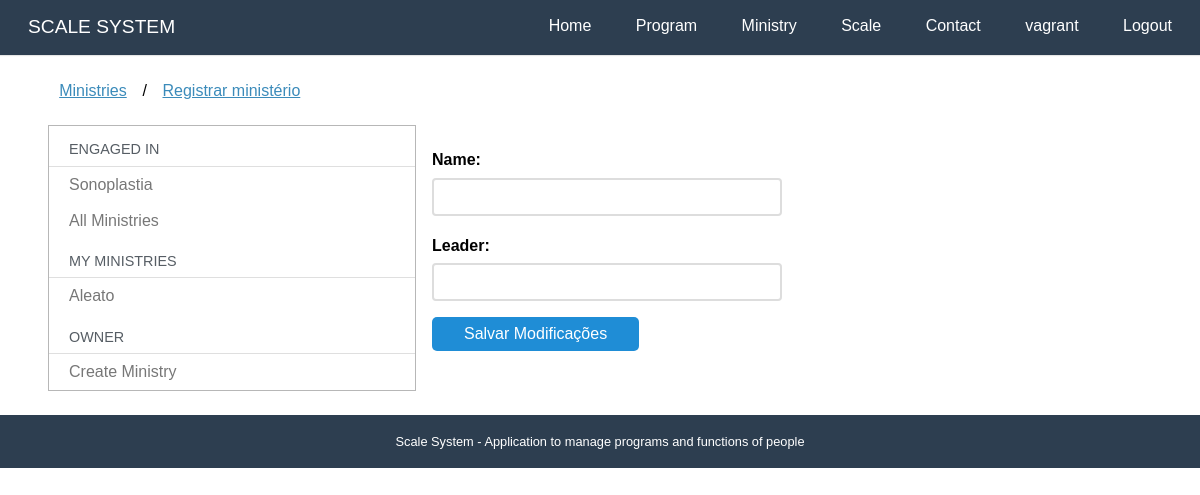
/ministries/register (signed in), run on an earlier commit of the app's database.
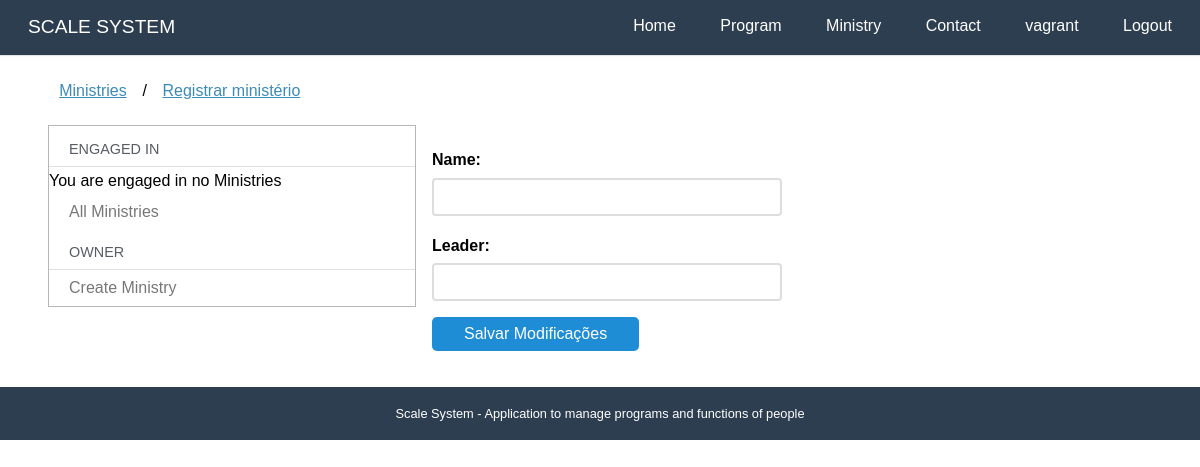
And on a later commit of the database.
### ministries/models.py (models this page shows, shortened)
class Ministry (models.Model):
    name = models.CharField(_("Name"), max_length=50, unique=True)
    slug = models.SlugField(_("Slug"))
    code = models.SlugField(_("Code"), blank=True) # sistema da tesouraria
    created_at = models.DateTimeField(_("Created at"), auto_now_add=True)
    updated_at = models.DateTimeField(_('Updated at'), auto_now=True)
    leader = models.ManyToManyField("accounts.User",blank=True, verbose_name=_("Leadership"))
    objects = MinistryManager()
    def __str__(self):
        return self.name
    class Meta:
        verbose_name = _("Ministry")
        verbose_name_plural = _("Ministries")
        ordering = ['name']

### ministries/views.py (the view)
# urls.py: path('register', views.register,  name='register'),
@login_required
@permission_required('ministries.add_ministry')
def register(request):
    template_name = 'ministries/register.html'
    success = False
    if request.method == 'POST':
        form = MinistryRegisterForm(request.POST)
        form.set_options(User.objects.all())
        if form.is_valid():
            ministry = form.save()
            return redirect('ministries:description', ministry.slug)
    else:
        form = MinistryRegisterForm()
        form.set_options(User.objects.all())
    context = {'form': form, 'success': success}
    context['my_engaged'] = utils.my_engaged(request.user)
    context['my_ministries'] = utils.my_ministries(request.user)
    return render(request, template_name, context)

### ministries/forms.py (shortened to what this page needs)
class MinistryRegisterForm(forms.ModelForm):
    leader = forms.CharField(widget = MultiAutoComplete,required=False)
    def __init__(self, *args, options = [],leader_value = "", **kwargs):
        super().__init__(*args, **kwargs)
        self.declared_fields['leader'].widget.options = options
        try:
            if len(args)>0:
                leader_value = args[0]['leader_value']
            else:
                leader_value = leader_value if leader_value else kwargs['instance'].get_leader_string()
        except KeyError as identifier:
            pass
        self.widget_leader_value = leader_value
    def set_options(self, options):
        self.declared_fields['leader'].widget.options = options
        self.declared_fields['leader'].widget.value = self.widget_leader_value
    class Meta:
        model = Ministry
        fields = ['name',]

### accounts/models.py (called while the page is built)
    def __str__(self):
        return self.name or self.username

    def get_full_name(self):
        return str(self)

    def get_first_name(self):
        return self.get_full_name().split()[0]

### core/templatetags/call_method.py (called while the page is built)
@register.filter(name='has_group')
def has_group(user, group_name):
    return user.groups.filter(name=group_name).exists()

### ministries/templates/ministries/register.html (shortened to what this page needs)
{% extends "ministries/dashboard.html" %}
{% block head %}
    {{ form.media }}
{% endblock %}
{% block breadcrumb %}
    {{ block.super }}
    <li>/</li>
    <li><a href="{% url 'ministries:register' %}">Registrar ministério</a></li>
{% endblock %}
{% block dashboard_content %}
<form class="pure-form pure-form-stacked" method="post">
    <fieldset>
        {% for field in form %}
        <div class="pure-control-group">
            {{ field.label_tag }}
            {{ field }}
        </div>
        {% endfor %}
        <div class="pure-controls">
            <button type="submit" class="pure-button pure-button-primary">Salvar Modificações</button>
        </div>
    </fieldset>
</form>
{% endblock %}

### ministries/templates/ministries/dashboard.html (shortened to what this page needs)
{% extends "base.html" %}
{% load i18n %}
{% block content %}
<div class="pure-g-r content-ribbon">
    <div class="pure-u-1">
        <ul class="breadcrumb">
            {% block breadcrumb %}
            <li><a href="{% url 'ministries:dashboard' %}">{% translate "Ministries" %}</a></li>
            {% endblock %}
        </ul>
    </div>
    <div class="pure-u-1-3">
        <div class="pure-menu pure-menu-open">
            <a class="pure-menu-heading">{% translate "Engaged in" %}</a>
            <ul>
                {% if my_engaged %}
                {% for min in my_engaged %}
                <li><a href="{% url 'ministries:description' min.slug %}">{{min}}</a></li>
                {% endfor %}
                {% else %}
                {% translate "You are engaged in no Ministries" %}
                {% endif %}
                <li><a href="{% url 'ministries:all'%}">{% translate "All Ministries" %}</a></li>
                {% if my_ministries %}
                <li class="pure-menu-heading">{% translate "My ministries" %}</li>
                {% for min in my_ministries %}
                <li><a href="{% url 'ministries:description' min.slug %}">{{min}}</a></li>
                {% endfor %}
                {% endif %}
                {% if perms.ministries.add_ministry %}
                <li class="pure-menu-heading">{% translate "Owner" %}</li>
                <li><a href="{% url 'ministries:register' %}">{% translate "Create Ministry" %}</a></li>
                {% endif %}
            </ul>
        </div>
    </div>
    <div class="pure-u-2-3">
        <div class="inner">
            {% block dashboard_content %}{% endblock %}
        </div>
    </div>
</div>
{% endblock %}

### core/templates/base.html (shortened to what this page needs)
<!doctype html>
{% load static %}
{% load i18n call_method%}
<html lang="en">
<head>
    <link rel="stylesheet" href="{% static 'core/css/pure-min.css' %}">
    <link rel="stylesheet" href="{% static 'core/css/styles.css' %}" />
    {% block head %}{% endblock %}
</head>
<body>
    <div class="header">
        <div class="home-menu pure-menu pure-menu-open pure-menu-horizontal pure-menu-fixed">
            <a class="pure-menu-heading" href="{% url 'core:home' %}">{% translate "SCALE SYSTEM"%}</a>
            <ul>
                <li class="pure-menu-selected"><a href="{% url 'core:home' %}">{% translate "Home" %}</a></li>
                <li><a href="{% url 'programs:dashboard' %}">{% translate "Program" %}</a></li>
                {% if user.is_authenticated %}
                <li><a href="{% url 'ministries:dashboard' %}">{% translate "Ministry" %}</a></li>
                {% if user|has_ministry %}
                <li><a href="{% url 'scales:dashboard' %}">{% translate "Scale" %}</a></li>
                {% endif %}
                {% endif %}
                <li><a href="{% url 'core:contact' %}">{% translate "Contact" %}</a></li>
                {% if user.is_authenticated %}
                <li><a href="{% url 'accounts:dashboard' %}">{{user.get_first_name}}</a></li>
                <li><a href="{% url 'accounts:logout' %}">{% translate "Logout" %}</a></li>
                {% else %}
                <li><a href="{% url 'accounts:login' %}">{% translate "Login" %}</a></li>
                {% endif %}
            </ul>
        </div>
    </div>
    <div class="content">
        {% block content %}{% endblock %}
        <div class="footer">
            {% translate 'Scale System - Application to manage programs and functions of people' %}
        </div>
    </div>
</body>
</html>

What changed in the data, as far as the page shows it:
removed Ministry: name "Sonoplastia"
removed Ministry: name "Aleato"
Also different on the page:
text no longer shown: "Scale MY MINISTRIES"
text now shown: "You are engaged in no Ministries"
